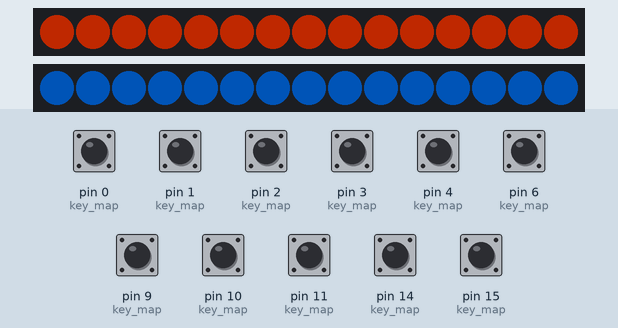
The sketch below on a simulated Arduino Leonardo, built with avr-gcc and run on an emulated ATmega32U4. Parts: 2 × 15 RGB LEDs in strip order, left to right. Inputs (shaded band) come from the test bench; at power-on: pin 0 (key_map), pin 1 (key_map), pin 2 (key_map), pin 3 (key_map), pin 4 (key_map), pin 6 (key_map), pin 9 (key_map), pin 10 (key_map), pin 11 (key_map), pin 14 (key_map), pin 15 (key_map) HIGH. Dim RGB values are drawn brighter than linear; USB keyboard and mouse output is not drawn.

Above: at 1.26 s.
1.3 s: pin 0 (key_map) pulled LOW for 0.15 s
At 1.37 s:
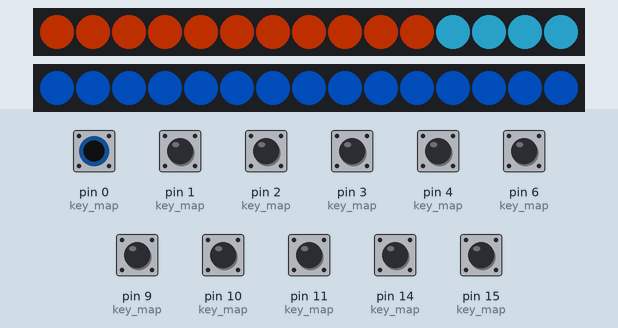
2.0 s: pin 1 (key_map) pulled LOW for 0.15 s
At 2.14 s:
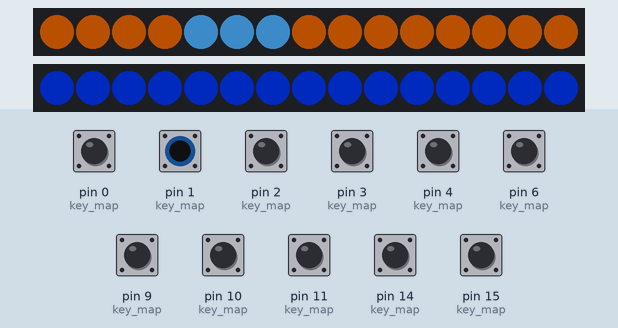
2.7 s: pin 2 (key_map) pulled LOW for 0.15 s
At 2.74 s:
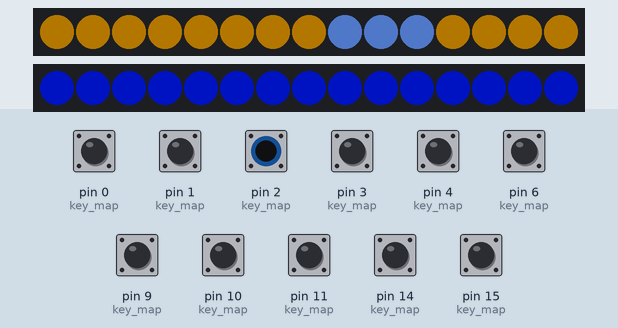
3.4 s: pin 3 (key_map) pulled LOW for 0.15 s
At 3.46 s:
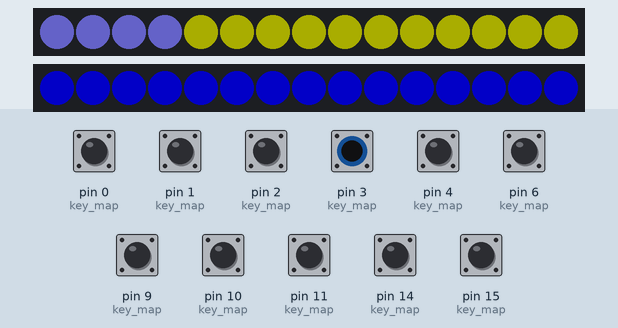
4.1 s: pin 4 (key_map) pulled LOW for 0.15 s
At 4.17 s:
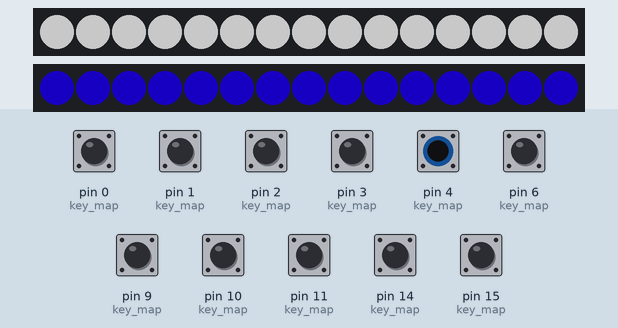
4.8 s: pin 9 (key_map) pulled LOW for 0.15 s
At 4.94 s:
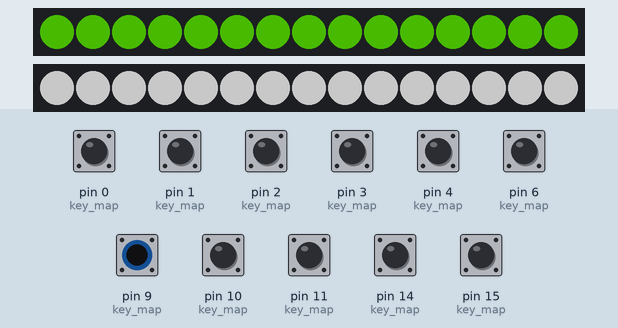

The sketch:

firmware.ino
```cpp
#include "Keyboard.h"
#include <Adafruit_NeoPixel.h>

#define _countof(x) (sizeof(x) / sizeof (x[0]))

#define LEDS_PER_BOOSTER 15
// full white, both boosters, under 500mA
#define LED_BRIGHTNESS 100

// they start at about the 2 o' clock position
struct {
  uint16_t start;
  uint16_t len;
} vectors[] = {
  {0, 4},
  {2, 4},
  {4, 3},
  {6, 4},
  {8, 3},
  {9, 4},
  {11, 4},
  {13, 3},
};

enum vector_indexes {
  RIGHT,
  DOWN_RIGHT,
  DOWN,
  DOWN_LEFT,
  LEFT,
  UP_LEFT,
  UP,
  UP_RIGHT,
};

enum booster {
  BOOST_LEFT = 0,
  BOOST_RIGHT = 1,
};

Adafruit_NeoPixel boost_left(LEDS_PER_BOOSTER, 17, NEO_GRB + NEO_KHZ800);
Adafruit_NeoPixel boost_right(LEDS_PER_BOOSTER, 16, NEO_GRB + NEO_KHZ800);

#define DEBOUNCE 50 // millis

struct {
  uint8_t pin;
  uint8_t key;
  uint8_t debounce;
} key_map[] = {
  // left booster
  {0, 'w'}, // up
  {1, 's'}, // down
  {2, 'a'}, // left
  {3, 'd'}, // right
  {4, ' '}, // click
  // start, use as coin
  {6, KEY_F3},
  // right booster
  {9, KEY_RIGHT_CTRL}, // click
  {10, KEY_RIGHT_ARROW}, // right
  {11, KEY_LEFT_ARROW}, // left
  {14, KEY_DOWN_ARROW}, // down
  {15, KEY_UP_ARROW}, // up
};

enum light_indexes {
  LEFT_UP = 0,
  LEFT_DOWN,
  LEFT_LEFT,
  LEFT_RIGHT,
  LEFT_TAP,
  START,
  RIGHT_TAP,
  RIGHT_RIGHT,
  RIGHT_LEFT,
  RIGHT_DOWN,
  RIGHT_UP
};

#define PRESSED(index) (key_map[index].debounce > 0)

// switch LEDs not done at the moment, maybe come back later

void setup() {
  boost_left.begin();
  boost_right.begin();
  boost_left.setBrightness(LED_BRIGHTNESS);
  boost_right.setBrightness(LED_BRIGHTNESS);

  //boost_left.fill(boost_left.Color(255,255,255));
  //boost_right.fill(boost_left.Color(255,255,255));
  //boost_left.show();
  //boost_right.show();

  for(size_t i = 0; i < _countof(key_map); i++) {
    pinMode(key_map[i].pin, INPUT_PULLUP);
  }


  Serial.begin(9600);
  Keyboard.begin();
}

void loop() {
  static unsigned long last_millis;
  static unsigned long last_led;

  unsigned long new_millis = millis();
  unsigned long ticks = new_millis - last_millis;
  last_millis = new_millis;

  if((new_millis - last_led) > 16) {
    last_led = new_millis;
    #define SPEED_DIVISOR 80
    uint32_t left_base = Wheel(new_millis / SPEED_DIVISOR);
    uint32_t right_base = Wheel((new_millis / SPEED_DIVISOR) + 128);
    uint32_t left_invert = left_base ^ 0xFFFFFF;
    uint32_t right_invert = right_base ^ 0xFFFFFF;

    boost_left.fill(left_base);
    boost_right.fill(right_base);

    if(PRESSED(LEFT_TAP)) {
      boost_left.fill(0xFFFFFF);
    }
    if(PRESSED(RIGHT_TAP)) {
      boost_right.fill(0xFFFFFF);
    }

    // this is incredibly shit
    if(PRESSED(LEFT_UP)) {
      if(PRESSED(LEFT_LEFT)) {
        draw_vector(UP_LEFT, BOOST_LEFT, left_invert);
      } else if(PRESSED(LEFT_RIGHT)) {
        draw_vector(UP_RIGHT, BOOST_LEFT, left_invert);
      } else {
        draw_vector(UP, BOOST_LEFT, left_invert);
      }
    } else if(PRESSED(LEFT_DOWN)) {
      if(PRESSED(LEFT_LEFT)) {
        draw_vector(DOWN_LEFT, BOOST_LEFT, left_invert);
      } else if(PRESSED(LEFT_RIGHT)) {
        draw_vector(DOWN_RIGHT, BOOST_LEFT, left_invert);
      } else {
        draw_vector(DOWN, BOOST_LEFT, left_invert);
      }
    } else if(PRESSED(LEFT_RIGHT)) {
      draw_vector(RIGHT, BOOST_LEFT, left_invert);
    } else if(PRESSED(LEFT_LEFT)) {
      draw_vector(LEFT, BOOST_LEFT, left_invert);
    }

    if(PRESSED(RIGHT_UP)) {
      if(PRESSED(RIGHT_LEFT)) {
        draw_vector(UP_LEFT, BOOST_RIGHT, right_invert);
      } else if(PRESSED(RIGHT_RIGHT)) {
        draw_vector(UP_RIGHT, BOOST_RIGHT, right_invert);
      } else {
        draw_vector(UP, BOOST_RIGHT, right_invert);
      }
    } else if(PRESSED(RIGHT_DOWN)) {
      if(PRESSED(RIGHT_LEFT)) {
        draw_vector(DOWN_LEFT, BOOST_RIGHT, right_invert);
      } else if(PRESSED(RIGHT_RIGHT)) {
        draw_vector(DOWN_RIGHT, BOOST_RIGHT, right_invert);
      } else {
        draw_vector(DOWN, BOOST_RIGHT, right_invert);
      }
    } else if(PRESSED(RIGHT_RIGHT)) {
      draw_vector(RIGHT, BOOST_RIGHT, right_invert);
    } else if(PRESSED(RIGHT_LEFT)) {
      draw_vector(LEFT, BOOST_RIGHT, right_invert);
    }

    //draw_vector(LEFT, BOOST_LEFT, left_invert);
    //draw_vector(DOWN, BOOST_RIGHT, right_invert);

    boost_left.show();
    boost_right.show();
  }

  for(size_t i = 0; i < _countof(key_map); i++) {
    if(!digitalRead(key_map[i].pin)) {
      key_map[i].debounce = DEBOUNCE;
      Keyboard.press(key_map[i].key);
      //Serial.print(i);
      //Serial.print(' ');
    } else {
      if(key_map[i].debounce > 0) {
        if(ticks > key_map[i].debounce) {
          key_map[i].debounce = 0;
        } else {
          key_map[i].debounce -= ticks;
        }
      } else {
        Keyboard.release(key_map[i].key);
      }
    }
  }
  //Serial.println(' ');

//  boost_left.fill(boost_left.Color(255,0,0));
//  boost_right.fill(boost_left.Color(255,0,0));
//  boost_left.show();
//  boost_right.show();
//  delay(500);
//  boost_left.fill(boost_left.Color(0,255,0));
//  boost_right.fill(boost_left.Color(0,255,0));
//  boost_left.show();
//  boost_right.show();
//  delay(500);
//  boost_left.fill(boost_left.Color(0,0,255));
//  boost_right.fill(boost_left.Color(0,0,255));
//  boost_left.show();
//  boost_right.show();
//  delay(500);
}

void draw_vector(enum vector_indexes dir, enum booster side, uint32_t colour) {
  uint16_t start = vectors[dir].start;
  uint16_t len = vectors[dir].len;
  for(uint16_t i = 0; i < len; i++) {
    uint16_t ind = (start + i) % LEDS_PER_BOOSTER;
    if(side == BOOST_LEFT) {
      boost_left.setPixelColor(ind, colour);
    } else {
      boost_right.setPixelColor(ind, colour);
    }
  }
}

// Input a value 0 to 255 to get a color value.
// The colours are a transition r - g - b - back to r.
uint32_t Wheel(byte WheelPos) {
  WheelPos = 255 - WheelPos;
  if(WheelPos < 85) {
    return boost_left.Color(255 - WheelPos * 3, 0, WheelPos * 3);
  }
  if(WheelPos < 170) {
    WheelPos -= 85;
    return boost_left.Color(0, WheelPos * 3, 255 - WheelPos * 3);
  }
  WheelPos -= 170;
  return boost_left.Color(WheelPos * 3, 255 - WheelPos * 3, 0);
}
```

Measured:
- after the input at 1.3 s, the LEDs: first change at once (image 1 shows a later state)
- after the input at 2.0 s, the LEDs: first change at once (image 2 shows a later state)
- after the input at 2.7 s, the LEDs: change at once (image 3)
- after the input at 3.4 s, the LEDs: change after 0.05 s (image 4)
- after the input at 4.1 s, the LEDs: first change at once (image 5 shows a later state)
- after the input at 4.8 s, the LEDs: first change at once (image 6 shows a later state)
